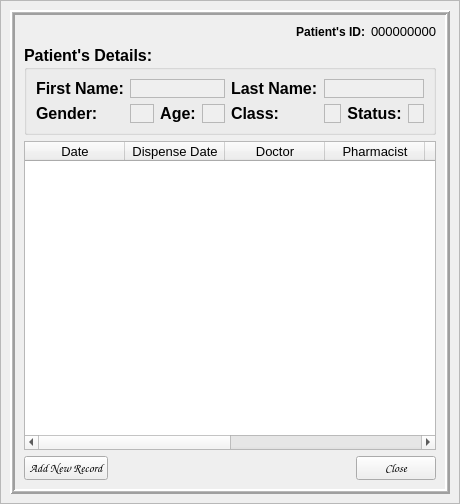
<?xml version="1.0" encoding="UTF-8"?>
<ui version="4.0">
 <class>PharmacyRecord</class>
 <widget class="QWidget" name="PharmacyRecord">
  <property name="geometry">
   <rect>
    <x>0</x>
    <y>0</y>
    <width>460</width>
    <height>504</height>
   </rect>
  </property>
  <property name="windowTitle">
   <string>Pharmaceutical Record</string>
  </property>
  <layout class="QGridLayout" name="gridLayout">
   <property name="leftMargin">
    <number>0</number>
   </property>
   <property name="topMargin">
    <number>0</number>
   </property>
   <property name="rightMargin">
    <number>0</number>
   </property>
   <property name="bottomMargin">
    <number>0</number>
   </property>
   <property name="spacing">
    <number>0</number>
   </property>
   <item row="0" column="0">
    <widget class="QFrame" name="bgLayer">
     <property name="frameShape">
      <enum>QFrame::StyledPanel</enum>
     </property>
     <property name="frameShadow">
      <enum>QFrame::Raised</enum>
     </property>
     <layout class="QGridLayout" name="gridLayout_2">
      <item row="0" column="0">
       <widget class="QFrame" name="bgframe">
        <property name="frameShape">
         <enum>QFrame::Box</enum>
        </property>
        <property name="frameShadow">
         <enum>QFrame::Raised</enum>
        </property>
        <property name="lineWidth">
         <number>2</number>
        </property>
        <property name="midLineWidth">
         <number>1</number>
        </property>
        <layout class="QGridLayout" name="gridLayout_3">
         <item row="0" column="0">
          <layout class="QHBoxLayout" name="horizontalLayout_2">
           <item>
            <widget class="QLabel" name="label_12">
             <property name="sizePolicy">
              <sizepolicy hsizetype="Expanding" vsizetype="Preferred">
               <horstretch>0</horstretch>
               <verstretch>0</verstretch>
              </sizepolicy>
             </property>
             <property name="font">
              <font>
               <weight>75</weight>
               <bold>true</bold>
              </font>
             </property>
             <property name="text">
              <string>Patient's ID:</string>
             </property>
             <property name="alignment">
              <set>Qt::AlignRight|Qt::AlignTrailing|Qt::AlignVCenter</set>
             </property>
            </widget>
           </item>
           <item>
            <widget class="QLabel" name="patientID">
             <property name="font">
              <font>
               <pointsize>10</pointsize>
              </font>
             </property>
             <property name="text">
              <string>000000000</string>
             </property>
            </widget>
           </item>
          </layout>
         </item>
         <item row="1" column="0">
          <widget class="QGroupBox" name="groupBox">
           <property name="sizePolicy">
            <sizepolicy hsizetype="Preferred" vsizetype="Preferred">
             <horstretch>0</horstretch>
             <verstretch>0</verstretch>
            </sizepolicy>
           </property>
           <property name="font">
            <font>
             <pointsize>12</pointsize>
             <weight>75</weight>
             <bold>true</bold>
            </font>
           </property>
           <property name="title">
            <string>Patient's Details:</string>
           </property>
           <layout class="QHBoxLayout" name="horizontalLayout">
            <item>
             <layout class="QFormLayout" name="formLayout">
              <item row="0" column="0">
               <widget class="QLabel" name="label_5">
                <property name="text">
                 <string>First Name:</string>
                </property>
               </widget>
              </item>
              <item row="0" column="1">
               <widget class="QLabel" name="fname">
                <property name="sizePolicy">
                 <sizepolicy hsizetype="Preferred" vsizetype="Preferred">
                  <horstretch>0</horstretch>
                  <verstretch>0</verstretch>
                 </sizepolicy>
                </property>
                <property name="font">
                 <font>
                  <pointsize>10</pointsize>
                  <weight>50</weight>
                  <bold>false</bold>
                 </font>
                </property>
                <property name="autoFillBackground">
                 <bool>true</bool>
                </property>
                <property name="frameShape">
                 <enum>QFrame::StyledPanel</enum>
                </property>
                <property name="text">
                 <string/>
                </property>
               </widget>
              </item>
              <item row="1" column="0">
               <widget class="QLabel" name="label_9">
                <property name="text">
                 <string>Gender:</string>
                </property>
               </widget>
              </item>
              <item row="1" column="1">
               <layout class="QHBoxLayout" name="horizontalLayout_5">
                <item>
                 <widget class="QLabel" name="gender">
                  <property name="font">
                   <font>
                    <pointsize>10</pointsize>
                   </font>
                  </property>
                  <property name="autoFillBackground">
                   <bool>true</bool>
                  </property>
                  <property name="frameShape">
                   <enum>QFrame::StyledPanel</enum>
                  </property>
                  <property name="text">
                   <string/>
                  </property>
                 </widget>
                </item>
                <item>
                 <widget class="QLabel" name="label_4">
                  <property name="text">
                   <string>Age:</string>
                  </property>
                  <property name="alignment">
                   <set>Qt::AlignCenter</set>
                  </property>
                 </widget>
                </item>
                <item>
                 <widget class="QLabel" name="age">
                  <property name="font">
                   <font>
                    <pointsize>10</pointsize>
                   </font>
                  </property>
                  <property name="autoFillBackground">
                   <bool>true</bool>
                  </property>
                  <property name="frameShape">
                   <enum>QFrame::StyledPanel</enum>
                  </property>
                  <property name="text">
                   <string/>
                  </property>
                 </widget>
                </item>
               </layout>
              </item>
             </layout>
            </item>
            <item>
             <layout class="QFormLayout" name="formLayout_2">
              <item row="0" column="0">
               <widget class="QLabel" name="label_2">
                <property name="text">
                 <string>Last Name:</string>
                </property>
               </widget>
              </item>
              <item row="1" column="0">
               <widget class="QLabel" name="label_6">
                <property name="text">
                 <string>Class:</string>
                </property>
               </widget>
              </item>
              <item row="0" column="1">
               <widget class="QLabel" name="lname">
                <property name="sizePolicy">
                 <sizepolicy hsizetype="Preferred" vsizetype="Preferred">
                  <horstretch>1</horstretch>
                  <verstretch>0</verstretch>
                 </sizepolicy>
                </property>
                <property name="minimumSize">
                 <size>
                  <width>100</width>
                  <height>0</height>
                 </size>
                </property>
                <property name="font">
                 <font>
                  <pointsize>10</pointsize>
                  <weight>50</weight>
                  <bold>false</bold>
                 </font>
                </property>
                <property name="autoFillBackground">
                 <bool>true</bool>
                </property>
                <property name="frameShape">
                 <enum>QFrame::StyledPanel</enum>
                </property>
                <property name="text">
                 <string/>
                </property>
               </widget>
              </item>
              <item row="1" column="1">
               <layout class="QHBoxLayout" name="horizontalLayout_4">
                <item>
                 <widget class="QLabel" name="pclass">
                  <property name="font">
                   <font>
                    <pointsize>10</pointsize>
                   </font>
                  </property>
                  <property name="autoFillBackground">
                   <bool>true</bool>
                  </property>
                  <property name="frameShape">
                   <enum>QFrame::StyledPanel</enum>
                  </property>
                  <property name="text">
                   <string/>
                  </property>
                 </widget>
                </item>
                <item>
                 <widget class="QLabel" name="label_10">
                  <property name="text">
                   <string>Status:</string>
                  </property>
                  <property name="alignment">
                   <set>Qt::AlignCenter</set>
                  </property>
                 </widget>
                </item>
                <item>
                 <widget class="QLabel" name="status">
                  <property name="font">
                   <font>
                    <pointsize>10</pointsize>
                   </font>
                  </property>
                  <property name="autoFillBackground">
                   <bool>true</bool>
                  </property>
                  <property name="frameShape">
                   <enum>QFrame::StyledPanel</enum>
                  </property>
                  <property name="text">
                   <string/>
                  </property>
                 </widget>
                </item>
               </layout>
              </item>
             </layout>
            </item>
           </layout>
          </widget>
         </item>
         <item row="2" column="0">
          <widget class="QTableWidget" name="table">
           <property name="font">
            <font>
             <pointsize>10</pointsize>
            </font>
           </property>
           <property name="alternatingRowColors">
            <bool>true</bool>
           </property>
           <property name="rowCount">
            <number>0</number>
           </property>
           <property name="columnCount">
            <number>8</number>
           </property>
           <attribute name="horizontalHeaderStretchLastSection">
            <bool>true</bool>
           </attribute>
           <column>
            <property name="text">
             <string>Date</string>
            </property>
           </column>
           <column>
            <property name="text">
             <string>Dispense Date</string>
            </property>
           </column>
           <column>
            <property name="text">
             <string>Doctor</string>
            </property>
           </column>
           <column>
            <property name="text">
             <string>Pharmacist</string>
            </property>
           </column>
           <column>
            <property name="text">
             <string>Diagnosis</string>
            </property>
           </column>
           <column>
            <property name="text">
             <string>Prescription</string>
            </property>
           </column>
           <column>
            <property name="text">
             <string>Status</string>
            </property>
           </column>
           <column>
            <property name="text">
             <string/>
            </property>
           </column>
          </widget>
         </item>
         <item row="3" column="0">
          <layout class="QHBoxLayout" name="horizontalLayout_3">
           <item>
            <widget class="QPushButton" name="addNewBtn">
             <property name="font">
              <font>
               <family>Comic Sans MS</family>
              </font>
             </property>
             <property name="text">
              <string>Add New Record</string>
             </property>
            </widget>
           </item>
           <item>
            <spacer name="horizontalSpacer">
             <property name="orientation">
              <enum>Qt::Horizontal</enum>
             </property>
             <property name="sizeHint" stdset="0">
              <size>
               <width>40</width>
               <height>20</height>
              </size>
             </property>
            </spacer>
           </item>
           <item>
            <widget class="QPushButton" name="closeBtn">
             <property name="font">
              <font>
               <family>Comic Sans MS</family>
              </font>
             </property>
             <property name="text">
              <string>Close</string>
             </property>
            </widget>
           </item>
          </layout>
         </item>
        </layout>
       </widget>
      </item>
     </layout>
    </widget>
   </item>
  </layout>
 </widget>
 <resources/>
 <connections/>
</ui>
